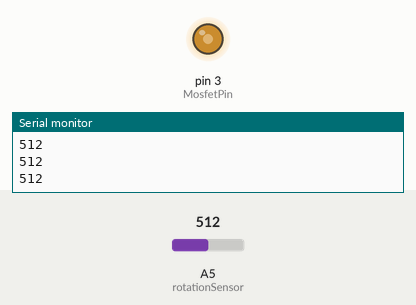
The sketch below on a simulated Arduino Uno, built with avr-gcc and run on an emulated ATmega328P. Parts: output pins drawn as LEDs (lit = HIGH), the last lines printed to the serial monitor. Inputs (shaded band) come from the test bench; at power-on: A5 (rotationSensor) = 512.

Above: at 1.2 s.
1.3 s: A5 (rotationSensor) set to 306
At 2.2 s:
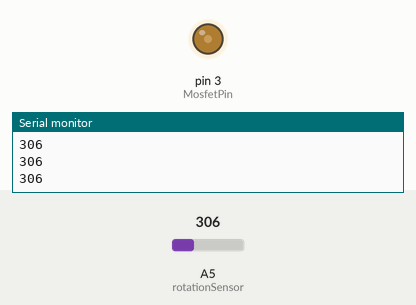
2.8 s: A5 (rotationSensor) set to 122
At 3.4 s:
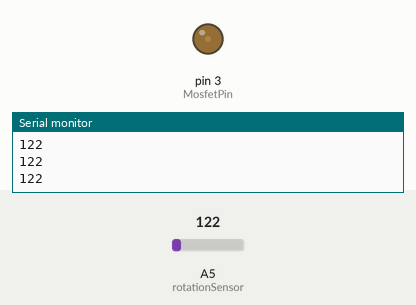
4.3 s: A5 (rotationSensor) set to 0
At 5.5 s:
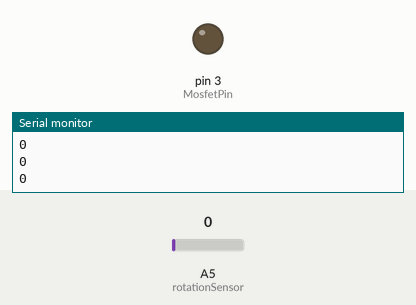
5.8 s: A5 (rotationSensor) set to 900
At 6.6 s:
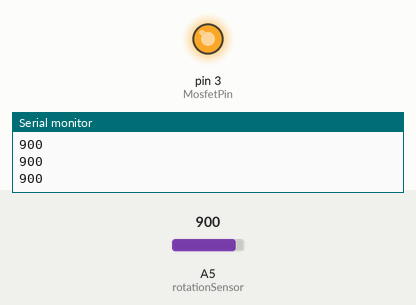
7.3 s: A5 (rotationSensor) set to 511
At 7.8 s:
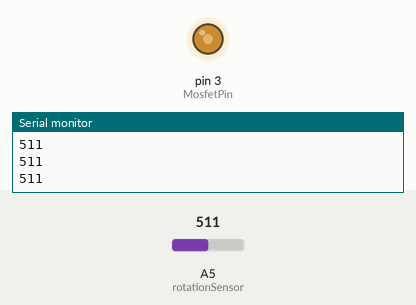
Timing chart, 0 to 9.8 s (numbered marks = the images above; inputs shaded):
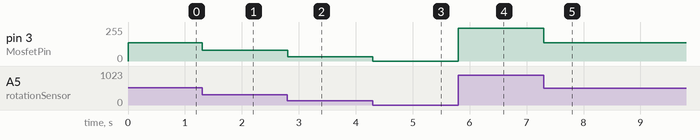

Measured:
- after the input at 1.3 s, pin 3 (MosfetPin): 138/255 → 81/255 at once
- after the input at 2.8 s, pin 3 (MosfetPin): 81/255 → 32/255 at once
- after the input at 4.3 s, pin 3 (MosfetPin): 32/255 → 0/255 at once
- after the input at 5.8 s, pin 3 (MosfetPin): 0/255 → 244/255 at once
- after the input at 7.3 s, pin 3 (MosfetPin): 244/255 → 138/255 at once

The sketch:

Prio1.ino
```cpp
const int MosfetPin = 3;
const int rotationSensor = 5;
/*
const int freq = 5000;
const int Channel = 0;
const int resolution = 16;
*/
void setup() {
  Serial.begin(9600);
  pinMode(rotationSensor, INPUT);
  pinMode(MosfetPin, OUTPUT);
/*
  ledcSetup(Channel, freq, resolution);

  ledcAttachPin(MosfetPin, Channel);
  */
}

void loop() {
  int rotVal = analogRead(rotationSensor);
  Serial.println(rotVal);
  rotVal = rotVal/10;
  int mappedRotVal = map(rotVal,0, 94,0,255);
  analogWrite(MosfetPin, mappedRotVal);
  delay(10);

}
```
